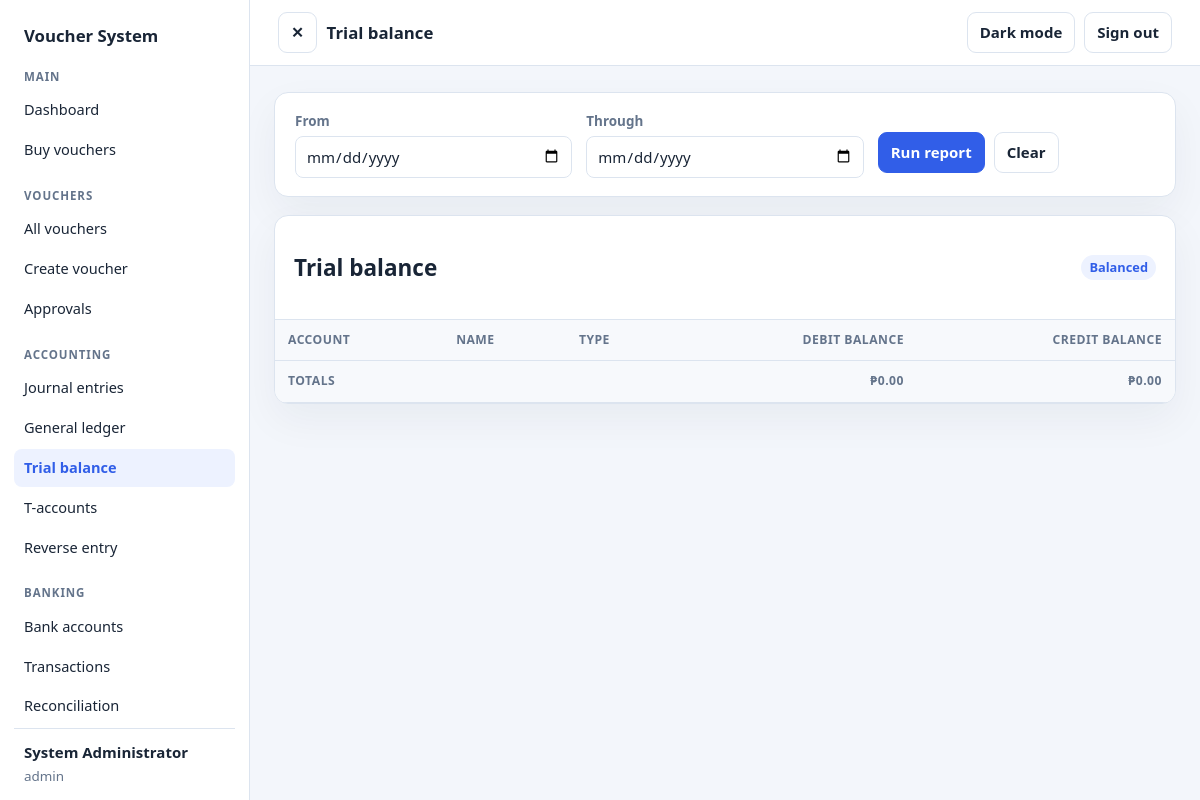
The app's page /admin/accounting/trial_balance.php (signed in) with its own data.
### tables this page shows
CREATE TABLE users (
  id INT UNSIGNED AUTO_INCREMENT PRIMARY KEY,
  role_id INT UNSIGNED NOT NULL,
  username VARCHAR(50) NOT NULL UNIQUE,
  full_name VARCHAR(100) NOT NULL,
  email VARCHAR(120) NULL,
  password_hash VARCHAR(255) NOT NULL,
  is_active TINYINT(1) NOT NULL DEFAULT 1,
  last_login DATETIME NULL,
  created_at TIMESTAMP NOT NULL DEFAULT CURRENT_TIMESTAMP,
  FOREIGN KEY (role_id) REFERENCES roles(id)
);

CREATE TABLE settings (
  setting_key VARCHAR(60) PRIMARY KEY,
  setting_value TEXT NULL
);

### config/functions.php (called while the page is built, shortened)
<?php
require_once __DIR__ . '/database.php';
function app_base_path(): string
{
    $scriptName = $_SERVER['SCRIPT_NAME'] ?? '';
    $scriptPath = parse_url(str_replace('\\', '/', $scriptName), PHP_URL_PATH);
    $lastSlash = strrpos($scriptPath, '/');
    $directory = $lastSlash === false ? '' : substr($scriptPath, 0, $lastSlash);
    $segments = explode('/', trim($directory, '/'));
    $baseSegments = [];
    return $baseSegments ? '/' . implode('/', $baseSegments) : '';
}
function app_url(string $path = ''): string
{
    $basePath = app_base_path();
    $path = ltrim($path, '/');
    return $basePath . '/' . $path;
}
function e($value): string
{
    return htmlspecialchars((string) $value, ENT_QUOTES | ENT_SUBSTITUTE, 'UTF-8');
}
function app_setting(string $key, $default = null)
{
    static $settings = [];
    if (!array_key_exists($key, $settings)) {
        $statement = db()->prepare(
            'SELECT setting_value FROM settings WHERE setting_key = :setting_key LIMIT 1'
        );
        $statement->execute(['setting_key' => $key]);
        $value = $statement->fetchColumn();
        $settings[$key] = $value === false ? null : $value;
    }
    return $settings[$key] === null ? $default : (string) $settings[$key];
}
function format_currency($amount, ?string $symbol = null): string
{
    $symbol = $symbol ?? app_setting('currency_symbol', '$') ?? '$';
    return e($symbol) . number_format((float) $amount, 2);
}
function amount_to_cents($value): int
{
    $value = trim((string) $value);
    $parts = explode('.', $value, 2);
    $whole = ltrim($parts[0], '0');
    $cents = ((int) ($whole === '' ? '0' : $whole) * 100)
        + (int) str_pad($parts[1] ?? '', 2, '0');
    return $cents;
}
function cents_to_decimal(int $cents): string
{
    return intdiv($cents, 100) . '.' . str_pad((string) ($cents % 100), 2, '0', STR_PAD_LEFT);
}

### config/database.php (called while the page is built, shortened)
<?php
function db(): PDO
{
    static $connection = null;
    if ($connection instanceof PDO) {
        return $connection;
    }
    $host = (string) app_config_value('DB_HOST', '127.0.0.1');
    $database = (string) app_config_value('DB_NAME', 'voucher_system_app');
    $portValue = app_config_value('DB_PORT');
    $port = $portValue === false || $portValue === null || $portValue === ''
        ? 3306
        : filter_var($portValue, FILTER_VALIDATE_INT, ['options' => ['min_range' => 1, 'max_range' => 65535]]);
    $usernameValue = app_config_value('DB_USER');
    $passwordValue = app_config_value('DB_PASS');
    $username = is_string($usernameValue) ? $usernameValue : '';
    $password = is_string($passwordValue) ? $passwordValue : '';
    if ($username === false || $username === '') {
        if ($host === '127.0.0.1' || $host === 'localhost') {
            $username = 'root';
        } else {
            throw new RuntimeException('The DB_USER environment variable is required for remote database hosts.');
        }
    }
    $dsn = sprintf('mysql:host=%s;port=%d;dbname=%s;charset=utf8mb4', $host, $port, $database);
    $options = [
        PDO::ATTR_ERRMODE => PDO::ERRMODE_EXCEPTION,
        PDO::ATTR_DEFAULT_FETCH_MODE => PDO::FETCH_ASSOC,
        PDO::ATTR_EMULATE_PREPARES => false,
    ];
    $connection = new PDO($dsn, $username, $password === false ? '' : $password, $options);
    return $connection;
}

### services/LedgerService.php (called while the page is built, shortened)
<?php
require_once __DIR__ . '/../config/functions.php';
final class LedgerService
{
    public static function trialBalance(
        PDO $connection,
        ?string $fromDate = null,
        ?string $toDate = null
    ): array {
        $dateWhere = [];
        $parameters = [];
        $dateSql = $dateWhere ? ' AND ' . implode(' AND ', $dateWhere) : '';
        $statement = $connection->prepare(
            'SELECT a.id, a.code, a.name, a.type, a.normal_balance,
                    COALESCE(entry_totals.total_debit, 0) AS total_debit,
                    COALESCE(entry_totals.total_credit, 0) AS total_credit
             FROM accounts a
             LEFT JOIN (
                SELECT jl.account_id, SUM(jl.debit) AS total_debit, SUM(jl.credit) AS total_credit
                FROM journal_lines jl
                JOIN journal_entries je ON je.id = jl.journal_id
                WHERE 1 = 1' . $dateSql . '
                GROUP BY jl.account_id
             ) entry_totals ON entry_totals.account_id = a.id
             WHERE a.is_active = 1
             ORDER BY a.code'
        );
        $statement->execute($parameters);
        $rows = $statement->fetchAll();
        $totalDebits = 0;
        $totalCredits = 0;
        foreach ($rows as &$row) {
            $debit = amount_to_cents((string) $row['total_debit']);
            $credit = amount_to_cents((string) $row['total_credit']);
            $row['debit_balance'] = max($debit - $credit, 0);
            $row['credit_balance'] = max($credit - $debit, 0);
            $totalDebits += $row['debit_balance'];
            $totalCredits += $row['credit_balance'];
        }
        return [
            'accounts' => $rows,
            'total_debit_balance' => $totalDebits,
            'total_credit_balance' => $totalCredits,
        ];
    }
}

### admin/accounting/trial_balance.php (the view, shortened to what this page needs)
<?php
require_once __DIR__ . '/../../config/auth.php';
require_once __DIR__ . '/../../services/LedgerService.php';
$from = is_string($_GET['from'] ?? null) ? trim($_GET['from']) : '';
$to = is_string($_GET['to'] ?? null) ? trim($_GET['to']) : '';
$errors = [];
$report = null;
try {
    $report = LedgerService::trialBalance(
        db(),
        $from === '' ? null : $from,
        $to === '' ? null : $to
    );
} catch (InvalidArgumentException $error) {
    $errors[] = $error->getMessage();
}
$balanced = $report
    && $report['total_debit_balance'] === $report['total_credit_balance'];
require __DIR__ . '/../../includes/header.php';
require __DIR__ . '/../../includes/sidebar.php';
require __DIR__ . '/../../includes/navbar.php';
?>
<section class="app-card app-card-body">
    <form class="app-form" method="get">
        <div><label for="from">From</label><input id="from" type="date" name="from" value="<?= e($from) ?>"></div>
        <div><label for="to">Through</label><input id="to" type="date" name="to" value="<?= e($to) ?>"></div>
        <div class="app-actions"><button class="app-button app-button-primary" type="submit">Run report</button><a class="app-button" href="<?= e(app_url('admin/accounting/trial_balance.php')) ?>">Clear</a></div>
    </form>
</section>
<?php if ($report): ?>
    <section class="app-card">
        <div class="app-card-header">
            <h2>Trial balance<?= $from !== '' || $to !== '' ? ' · ' . e($from ?: 'Beginning') . ' through ' . e($to ?: 'Today') : '' ?></h2>
            <span class="app-badge"><?= $balanced ? 'Balanced' : 'Out of balance' ?></span>
        </div>
        <div class="app-table-wrap">
            <table class="app-table">
                <thead><tr><th>Account</th><th>Name</th><th>Type</th><th class="numeric">Debit balance</th><th class="numeric">Credit balance</th></tr></thead>
                <tfoot>
                    <tr><th colspan="3">Totals</th><th class="numeric"><?= format_currency(cents_to_decimal($report['total_debit_balance'])) ?></th><th class="numeric"><?= format_currency(cents_to_decimal($report['total_credit_balance'])) ?></th></tr>
                </tfoot>
            </table>
        </div>
    </section>
<?php endif; ?>
<?php require __DIR__ . '/../../includes/footer.php'; ?>

### includes/sidebar.php (shortened to what this page needs)
<?php
$sidebarStatement = db()->prepare(
    'SELECT u.full_name, u.username, p.code AS permission_code
     FROM users u
     LEFT JOIN role_permissions rp ON rp.role_id = u.role_id
     LEFT JOIN permissions p ON p.id = rp.permission_id
     WHERE u.id = :user_id AND u.is_active = 1'
);
$sidebarStatement->execute(['user_id' => (int) $_SESSION['user_id']]);
$sidebarRows = $sidebarStatement->fetchAll();
$sidebarUser = $sidebarRows[0];
$sidebarPermissions = [];
foreach ($sidebarRows as $sidebarRow) {
    if ($sidebarRow['permission_code'] !== null) {
        $sidebarPermissions[$sidebarRow['permission_code']] = true;
    }
}
$sidebarCurrentPath = parse_url($_SERVER['REQUEST_URI'] ?? '', PHP_URL_PATH);
?>
<aside class="app-sidebar" aria-label="Primary navigation">
    <a class="app-sidebar-brand" href="<?= e(app_url('admin/dashboard.php')) ?>">Voucher System</a>
    <nav class="app-sidebar-nav">
        <?php foreach ($sidebarSections as $section): ?>
            <?php
            $visibleItems = array_filter($section['items'], static function (array $item) use ($sidebarPermissions): bool {
                return $item['permission'] === null || isset($sidebarPermissions[$item['permission']]);
            });
            ?>
            <?php if ($visibleItems): ?>
                <section class="app-sidebar-section">
                    <h2><?= e($section['title']) ?></h2>
                    <?php foreach ($visibleItems as $item): ?>
                        <?php
                        $itemUrl = app_url($item['path']);
                        $itemPath = parse_url($itemUrl, PHP_URL_PATH);
                        $isCurrent = $sidebarCurrentPath === $itemPath;
                        ?>
                        <a class="app-sidebar-link<?= $isCurrent ? ' is-active' : '' ?>"
                           href="<?= e($itemUrl) ?>"<?= $isCurrent ? ' aria-current="page"' : '' ?>
                           title="<?= e($item['label']) ?>">
                            <?= e($item['label']) ?>
                        </a>
                    <?php endforeach; ?>
                </section>
            <?php endif; ?>
        <?php endforeach; ?>
    </nav>
    <div class="app-sidebar-user">
        <strong><?= e($sidebarUser['full_name']) ?></strong>
        <span><?= e($sidebarUser['username']) ?></span>
    </div>
</aside>

### assets/css/app.css (style rules this page uses)
:root { color-scheme: light; --app-page: #f3f6fb; --app-surface: #fff; --app-surface-muted: #f7f9fc; --app-text: #192536; --app-muted: #64748b; --app-border: #dce4ef; --app-accent: #315ee8; --app-accent-soft: #edf2ff; --app-danger: #a52b24; --app-danger-soft: #fff1f0; --app-shadow: 0 16px 40px #12213a0d; }
* { box-sizing: border-box; }
body { margin: 0; background: var(--app-page); color: var(--app-text); font: 15px/1.5 system-ui, -apple-system, "Segoe UI", sans-serif; }
a { color: var(--app-accent); text-decoration: none; }
button, input, select, textarea { font: inherit; }
.app-sidebar { position: sticky; top: 0; display: flex; flex: 0 0 250px; flex-direction: column; width: 250px; height: 100vh; padding: 18px 14px 14px; border-right: 1px solid var(--app-border); background: var(--app-surface); transition: flex-basis .2s ease, width .2s ease, padding .2s ease; }
.app-sidebar-brand { display: block; padding: 5px 10px 20px; color: var(--app-text); font-size: 1.05rem; font-weight: 800; }
.app-sidebar-nav { flex: 1; overflow-y: auto; }
.app-sidebar-section { margin: 0 0 18px; }
.app-sidebar-section h2 { margin: 0 0 6px; padding: 0 10px; color: var(--app-muted); font-size: .72rem; font-weight: 750; letter-spacing: .08em; text-transform: uppercase; }
.app-sidebar-link { display: block; margin: 2px 0; padding: 8px 10px; border-radius: 8px; color: var(--app-text); font-size: .91rem; }
.app-sidebar-link.is-active { background: var(--app-accent-soft); color: var(--app-accent); font-weight: 700; }
.app-sidebar-user { display: grid; gap: 2px; padding: 12px 10px 0; border-top: 1px solid var(--app-border); overflow-wrap: anywhere; }
.app-sidebar-user span { color: var(--app-muted); font-size: .84rem; }
.app-button { display: inline-flex; min-height: 38px; align-items: center; justify-content: center; padding: 8px 12px; border: 1px solid var(--app-border); border-radius: 9px; background: var(--app-surface); color: var(--app-text); font-weight: 650; cursor: pointer; }
.app-card { margin-bottom: 18px; overflow: hidden; border: 1px solid var(--app-border); border-radius: 14px; background: var(--app-surface); box-shadow: var(--app-shadow); }
.app-card-header { display: flex; align-items: center; justify-content: space-between; gap: 12px; padding: 16px 19px; border-bottom: 1px solid var(--app-border); }
.app-card-body { padding: 18px 20px; }
.app-table-wrap { overflow-x: auto; }
.app-table { width: 100%; border-collapse: collapse; }
.app-table th, .app-table td { padding: 11px 13px; border-bottom: 1px solid var(--app-border); text-align: left; vertical-align: top; }
.app-table th { background: var(--app-surface-muted); color: var(--app-muted); font-size: .76rem; font-weight: 700; text-transform: uppercase; letter-spacing: .04em; }
.app-table .numeric { text-align: right; white-space: nowrap; font-variant-numeric: tabular-nums; }
.app-form { display: grid; grid-template-columns: repeat(auto-fit, minmax(210px, 1fr)); gap: 14px; }
.app-form label { display: block; margin-bottom: 5px; color: var(--app-muted); font-size: .84rem; font-weight: 650; }
.app-form input, .app-form select, .app-form textarea { width: 100%; min-height: 40px; padding: 8px 10px; border: 1px solid var(--app-border); border-radius: 8px; background: var(--app-surface); color: var(--app-text); }
.app-actions { display: flex; flex-wrap: wrap; align-items: center; gap: 9px; margin-top: 16px; }
.app-button-primary { border-color: var(--app-accent); background: var(--app-accent); color: #fff; }
.app-badge { display: inline-flex; padding: 3px 8px; border-radius: 999px; background: var(--app-accent-soft); color: var(--app-accent); font-size: .8rem; font-weight: 700; }

### records on screen
users: full_name "System Administrator", username "admin"
settings: setting_value "₱0.00"

### other values on screen
$section['title'] "MAIN"
$item['label'] "Dashboard"
$item['label'] "Buy vouchers"
$section['title'] "VOUCHERS"
$item['label'] "All vouchers"
$item['label'] "Create voucher"
$item['label'] "Approvals"
$section['title'] "ACCOUNTING"
$item['label'] "Journal entries"
$item['label'] "General ledger"
$item['label'] "Trial balance"
$item['label'] "T-accounts"
$item['label'] "Reverse entry"
$section['title'] "BANKING"
$item['label'] "Bank accounts"
